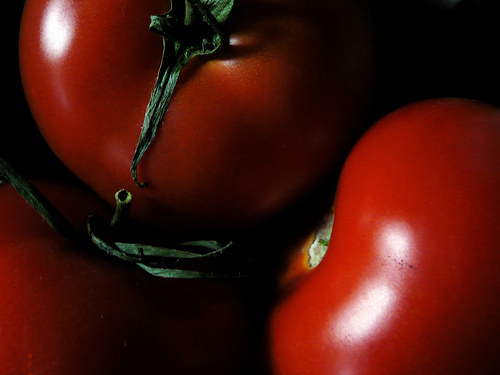
#> input picture Images/beefsteak.jpg, 500 x 375 px
$ jupyter execute OpenCV_Solution.ipynb   (shell and % lines are left out)
#> lines starting #> are read from the running program, lines starting #| are printed output that depends on the picture; after the words box and inside, x2 and y2 are one past the last pixel; in counts of white or black regions, pixels touching at a corner belong together
[cell 1]
# import all the things
import cv2
import numpy as np
from matplotlib import pyplot as plt
from matplotlib.pyplot import imshow
print("numpy version", np.__version__)
print("opencv version", cv2.__version__)

[cell 2]
# Read in an image using opencv (cv2) imread method and plot it with matplotlib
img = cv2.imread('../../Images/beefsteak.jpg', cv2.IMREAD_COLOR)
#> img is the input picture: shape (375, 500, 3); mean B, G, R 11.9, 19.9, 71
plt.imshow(img)
plt.show()
#???
# What happened here?

[cell 3]
# OpenCV uses BGR pixel ordering while Matplotlib expects RGB ordering
# Here we can uses the cvtColor method to convert the image into RGB ordering for matplotlib
img_rgb = cv2.cvtColor(img, cv2.COLOR_BGR2RGB)
imshow(img_rgb)

[cell 4]
# That's handy. Let's save that code in a helper method to use again
def show(img):
    """convert opencv BGR ordering to RGB ordering"""
    img_rgb = cv2.cvtColor(img, cv2.COLOR_BGR2RGB)
    imshow(img_rgb)

[cell 5]
show(img)

[cell 6]
# What does an image look like from python's perspective?
print("Image type: ", type(img))
#| Image type:  <class 'numpy.ndarray'>
print("Image data type: ", img.dtype)
#| Image data type:  uint8
print("Image shape: ", img.shape)
#| Image shape:  (375, 500, 3)

[cell 7]
# Let's make a copy of the image data and make some changes
tmp = img.copy()
blues = tmp[:,:,0]
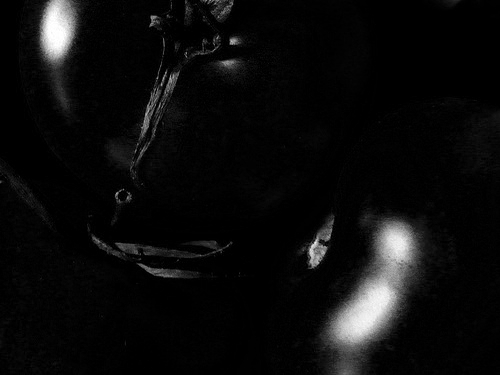
#> blues: shape (375, 500); min 0, max 255, mean 11.9
greens = tmp[:,:,1]
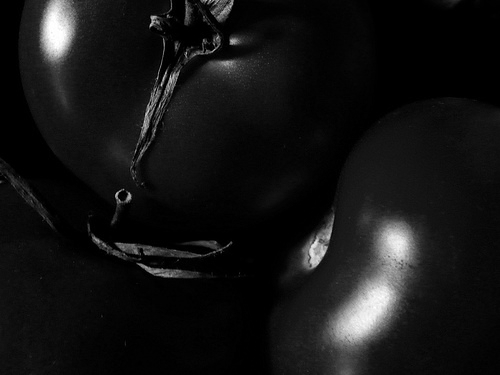
#> greens: shape (375, 500); min 0, max 255, mean 19.9
reds = tmp[:,:,2]
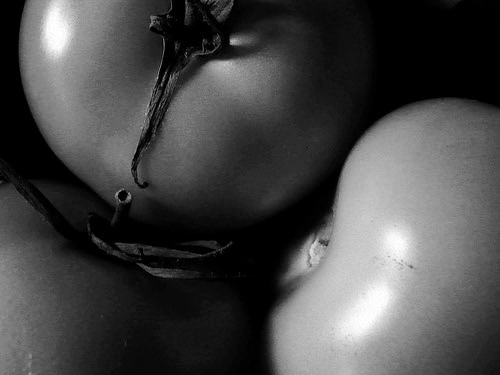
#> reds: shape (375, 500); min 0, max 255, mean 71

# Let's scale back the reds to a darker color
tmp[:,:,2] = reds*0.5
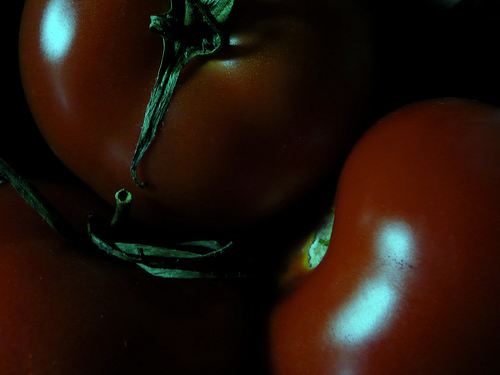
#> tmp: shape (375, 500, 3); mean B, G, R 11.9, 19.9, 35.3
print("Reds max value: ", reds.max())
#| Reds max value:  127
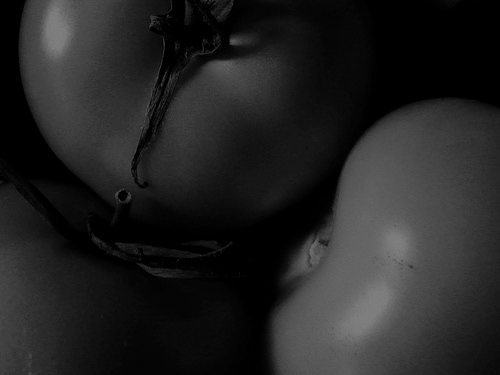
#> reds: shape (375, 500); min 0, max 127, mean 35.3
show(tmp)

[cell 8]
# What if we wanted to change individual pixels?
tmp[100,100] = [255, 255, 255]
#> tmp: shape (375, 500, 3); under 0.01% of pixels changed, all inside (x1, y1, x2, y2) = (100, 100, 101, 101)
show(tmp)

[cell 9]
# Looks good. Let's save it.
cv2.imwrite('new_beefsteak.jpg', tmp)
#> Out = True

$ run again, with Images/faceoff.jpg copied over Images/beefsteak.jpg
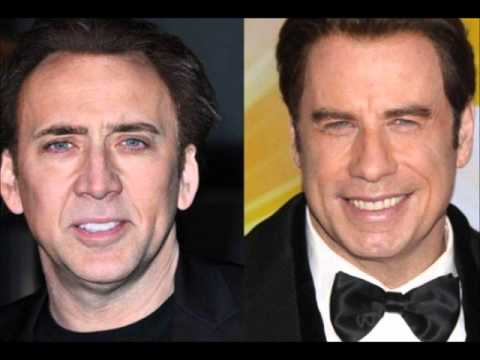
#> input picture Images/faceoff.jpg, 480 x 360 px
#> img is the input picture: shape (360, 480, 3); mean B, G, R 81.3, 91, 116.5
#| Image type:  <class 'numpy.ndarray'>
#| Image data type:  uint8
#| Image shape:  (360, 480, 3)
#> `tmp[:,:,2] = reds*0.5`:
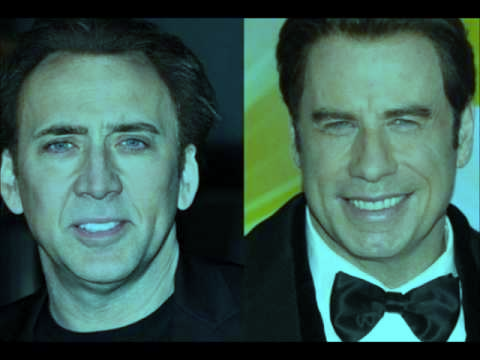
#> tmp: shape (360, 480, 3); mean B, G, R 81.3, 91, 58.1
#| Reds max value:  127
#> `print("Reds max value: ", reds.max())`:
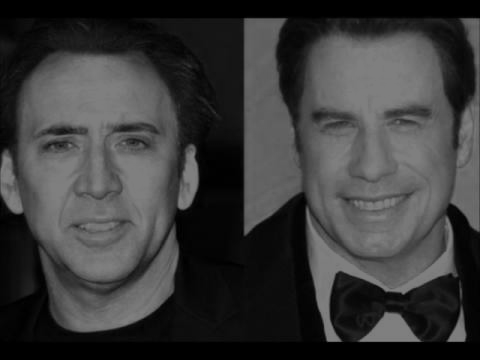
#> reds: shape (360, 480); min 0, max 127, mean 58.1
#> Out = True
